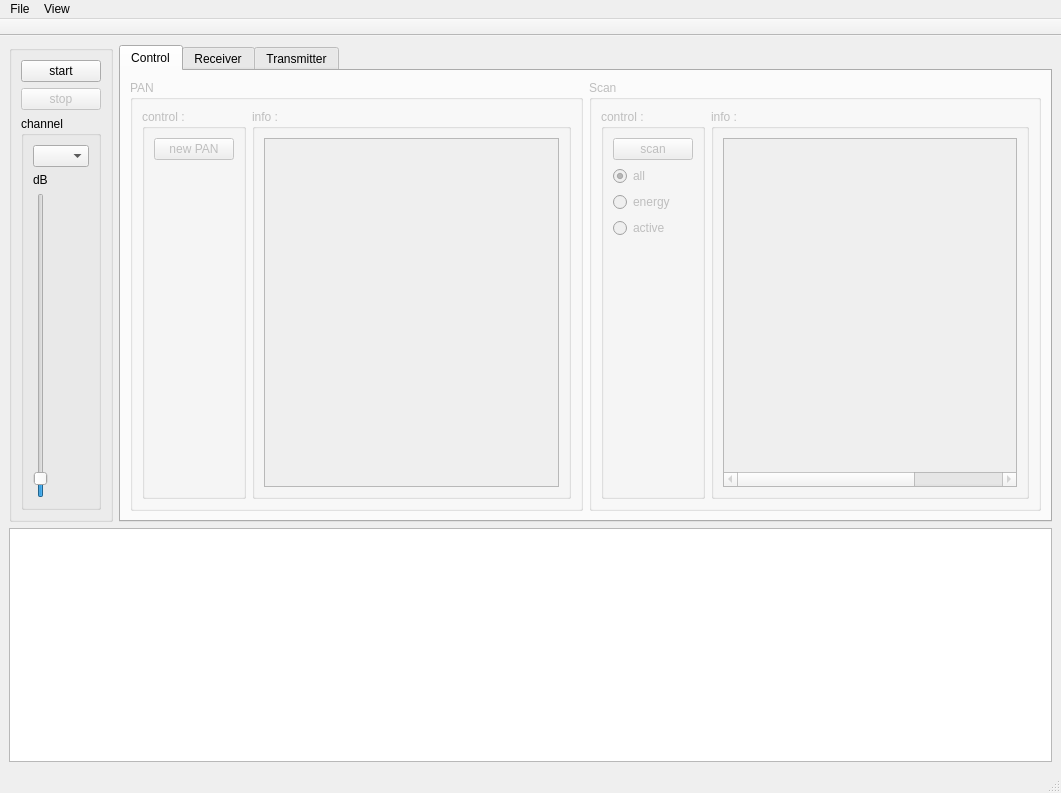
<?xml version="1.0" encoding="UTF-8"?>
<ui version="4.0">
 <class>main_window</class>
 <widget class="QMainWindow" name="main_window">
  <property name="geometry">
   <rect>
    <x>0</x>
    <y>0</y>
    <width>1061</width>
    <height>793</height>
   </rect>
  </property>
  <property name="windowTitle">
   <string>IEEE802.15.4 PHY</string>
  </property>
  <widget class="QWidget" name="centralwidget">
   <layout class="QGridLayout" name="gridLayout">
    <item row="0" column="1">
     <widget class="QTabWidget" name="tabWidget">
      <property name="enabled">
       <bool>true</bool>
      </property>
      <property name="currentIndex">
       <number>0</number>
      </property>
      <widget class="QWidget" name="tab_control">
       <attribute name="title">
        <string>Control</string>
       </attribute>
       <layout class="QGridLayout" name="gridLayout_7">
        <item row="0" column="0">
         <widget class="QGroupBox" name="groupBox_PAN">
          <property name="enabled">
           <bool>false</bool>
          </property>
          <property name="title">
           <string>PAN</string>
          </property>
          <layout class="QGridLayout" name="gridLayout_8">
           <item row="1" column="0">
            <widget class="QGroupBox" name="groupBox_PAN_control">
             <property name="maximumSize">
              <size>
               <width>128</width>
               <height>16777215</height>
              </size>
             </property>
             <property name="title">
              <string>control :</string>
             </property>
             <layout class="QGridLayout" name="gridLayout_11">
              <item row="0" column="0">
               <widget class="QPushButton" name="pushButton_start_new_pan">
                <property name="maximumSize">
                 <size>
                  <width>128</width>
                  <height>16777215</height>
                 </size>
                </property>
                <property name="text">
                 <string>new PAN</string>
                </property>
               </widget>
              </item>
              <item row="1" column="0">
               <spacer name="verticalSpacer_13">
                <property name="orientation">
                 <enum>Qt::Vertical</enum>
                </property>
                <property name="sizeHint" stdset="0">
                 <size>
                  <width>20</width>
                  <height>40</height>
                 </size>
                </property>
               </spacer>
              </item>
             </layout>
            </widget>
           </item>
           <item row="1" column="1">
            <widget class="QGroupBox" name="groupBox_PAN_info">
             <property name="title">
              <string>info :</string>
             </property>
             <layout class="QGridLayout" name="gridLayout_12">
              <item row="0" column="0">
               <widget class="QTableWidget" name="tableWidget_pan_info"/>
              </item>
             </layout>
            </widget>
           </item>
          </layout>
         </widget>
        </item>
        <item row="0" column="1">
         <widget class="QGroupBox" name="groupBox_scan">
          <property name="enabled">
           <bool>false</bool>
          </property>
          <property name="title">
           <string>Scan</string>
          </property>
          <layout class="QGridLayout" name="gridLayout_9">
           <item row="0" column="0">
            <widget class="QGroupBox" name="groupBox_scan_control">
             <property name="maximumSize">
              <size>
               <width>128</width>
               <height>16777215</height>
              </size>
             </property>
             <property name="title">
              <string>control :</string>
             </property>
             <layout class="QGridLayout" name="gridLayout_10">
              <item row="1" column="0">
               <widget class="QRadioButton" name="radioButton_scan_all">
                <property name="text">
                 <string>all</string>
                </property>
                <property name="checked">
                 <bool>true</bool>
                </property>
               </widget>
              </item>
              <item row="2" column="0">
               <widget class="QRadioButton" name="radioButton_scan_energy">
                <property name="text">
                 <string>energy</string>
                </property>
               </widget>
              </item>
              <item row="0" column="0">
               <widget class="QPushButton" name="pushButton_scan">
                <property name="maximumSize">
                 <size>
                  <width>128</width>
                  <height>16777215</height>
                 </size>
                </property>
                <property name="text">
                 <string>scan</string>
                </property>
               </widget>
              </item>
              <item row="4" column="0">
               <spacer name="verticalSpacer_14">
                <property name="orientation">
                 <enum>Qt::Vertical</enum>
                </property>
                <property name="sizeHint" stdset="0">
                 <size>
                  <width>20</width>
                  <height>40</height>
                 </size>
                </property>
               </spacer>
              </item>
              <item row="3" column="0">
               <widget class="QRadioButton" name="radioButton_scan_active">
                <property name="text">
                 <string>active</string>
                </property>
               </widget>
              </item>
             </layout>
            </widget>
           </item>
           <item row="0" column="1">
            <widget class="QGroupBox" name="groupBox_scan_info">
             <property name="sizePolicy">
              <sizepolicy hsizetype="Preferred" vsizetype="Preferred">
               <horstretch>0</horstretch>
               <verstretch>0</verstretch>
              </sizepolicy>
             </property>
             <property name="title">
              <string>info :</string>
             </property>
             <layout class="QGridLayout" name="gridLayout_scan_info" rowstretch="0">
              <item row="0" column="0">
               <widget class="QTableWidget" name="tableWidget_scan_info">
                <property name="wordWrap">
                 <bool>true</bool>
                </property>
                <property name="columnCount">
                 <number>3</number>
                </property>
                <attribute name="horizontalHeaderVisible">
                 <bool>false</bool>
                </attribute>
                <attribute name="horizontalHeaderDefaultSectionSize">
                 <number>100</number>
                </attribute>
                <attribute name="verticalHeaderVisible">
                 <bool>false</bool>
                </attribute>
                <column/>
                <column/>
                <column/>
               </widget>
              </item>
             </layout>
            </widget>
           </item>
          </layout>
         </widget>
        </item>
       </layout>
      </widget>
      <widget class="QWidget" name="tab_receiver">
       <attribute name="title">
        <string>Receiver</string>
       </attribute>
       <layout class="QGridLayout" name="gridLayout_3">
        <item row="5" column="1">
         <spacer name="verticalSpacer_7">
          <property name="orientation">
           <enum>Qt::Vertical</enum>
          </property>
          <property name="sizeHint" stdset="0">
           <size>
            <width>20</width>
            <height>34</height>
           </size>
          </property>
         </spacer>
        </item>
        <item row="11" column="6">
         <spacer name="horizontalSpacer">
          <property name="orientation">
           <enum>Qt::Horizontal</enum>
          </property>
          <property name="sizeHint" stdset="0">
           <size>
            <width>143</width>
            <height>8</height>
           </size>
          </property>
         </spacer>
        </item>
        <item row="2" column="1">
         <spacer name="verticalSpacer_5">
          <property name="orientation">
           <enum>Qt::Vertical</enum>
          </property>
          <property name="sizeHint" stdset="0">
           <size>
            <width>20</width>
            <height>35</height>
           </size>
          </property>
         </spacer>
        </item>
        <item row="5" column="9" rowspan="6" colspan="2">
         <widget class="QCustomPlot" name="plot_constelation" native="true"/>
        </item>
        <item row="0" column="9" rowspan="5" colspan="2">
         <widget class="QCustomPlot" name="plot_sfd_correlation" native="true"/>
        </item>
        <item row="9" column="1">
         <spacer name="verticalSpacer_2">
          <property name="orientation">
           <enum>Qt::Vertical</enum>
          </property>
          <property name="sizeHint" stdset="0">
           <size>
            <width>20</width>
            <height>34</height>
           </size>
          </property>
         </spacer>
        </item>
        <item row="10" column="1">
         <spacer name="verticalSpacer_11">
          <property name="orientation">
           <enum>Qt::Vertical</enum>
          </property>
          <property name="sizeHint" stdset="0">
           <size>
            <width>20</width>
            <height>35</height>
           </size>
          </property>
         </spacer>
        </item>
        <item row="3" column="1">
         <spacer name="verticalSpacer_9">
          <property name="orientation">
           <enum>Qt::Vertical</enum>
          </property>
          <property name="sizeHint" stdset="0">
           <size>
            <width>20</width>
            <height>35</height>
           </size>
          </property>
         </spacer>
        </item>
        <item row="8" column="1">
         <spacer name="verticalSpacer_4">
          <property name="orientation">
           <enum>Qt::Vertical</enum>
          </property>
          <property name="sizeHint" stdset="0">
           <size>
            <width>20</width>
            <height>35</height>
           </size>
          </property>
         </spacer>
        </item>
        <item row="11" column="10">
         <spacer name="horizontalSpacer_7">
          <property name="orientation">
           <enum>Qt::Horizontal</enum>
          </property>
          <property name="sizeHint" stdset="0">
           <size>
            <width>143</width>
            <height>8</height>
           </size>
          </property>
         </spacer>
        </item>
        <item row="11" column="8">
         <spacer name="horizontalSpacer_6">
          <property name="orientation">
           <enum>Qt::Horizontal</enum>
          </property>
          <property name="sizeHint" stdset="0">
           <size>
            <width>143</width>
            <height>8</height>
           </size>
          </property>
         </spacer>
        </item>
        <item row="11" column="2">
         <spacer name="horizontalSpacer_5">
          <property name="orientation">
           <enum>Qt::Horizontal</enum>
          </property>
          <property name="sizeHint" stdset="0">
           <size>
            <width>143</width>
            <height>8</height>
           </size>
          </property>
         </spacer>
        </item>
        <item row="5" column="2" rowspan="6" colspan="7">
         <widget class="QCustomPlot" name="plot_sfd_synchronize" native="true"/>
        </item>
        <item row="11" column="7">
         <spacer name="horizontalSpacer_2">
          <property name="orientation">
           <enum>Qt::Horizontal</enum>
          </property>
          <property name="sizeHint" stdset="0">
           <size>
            <width>143</width>
            <height>8</height>
           </size>
          </property>
         </spacer>
        </item>
        <item row="11" column="5">
         <spacer name="horizontalSpacer_19">
          <property name="orientation">
           <enum>Qt::Horizontal</enum>
          </property>
          <property name="sizeHint" stdset="0">
           <size>
            <width>143</width>
            <height>20</height>
           </size>
          </property>
         </spacer>
        </item>
        <item row="7" column="1">
         <spacer name="verticalSpacer">
          <property name="orientation">
           <enum>Qt::Vertical</enum>
          </property>
          <property name="sizeHint" stdset="0">
           <size>
            <width>20</width>
            <height>2</height>
           </size>
          </property>
         </spacer>
        </item>
        <item row="0" column="2" rowspan="5" colspan="7">
         <widget class="QCustomPlot" name="plot_preamble_correlaion" native="true"/>
        </item>
        <item row="6" column="1">
         <spacer name="verticalSpacer_6">
          <property name="orientation">
           <enum>Qt::Vertical</enum>
          </property>
          <property name="sizeHint" stdset="0">
           <size>
            <width>20</width>
            <height>35</height>
           </size>
          </property>
         </spacer>
        </item>
        <item row="11" column="9">
         <spacer name="horizontalSpacer_3">
          <property name="orientation">
           <enum>Qt::Horizontal</enum>
          </property>
          <property name="sizeHint" stdset="0">
           <size>
            <width>143</width>
            <height>8</height>
           </size>
          </property>
         </spacer>
        </item>
        <item row="4" column="1">
         <spacer name="verticalSpacer_8">
          <property name="orientation">
           <enum>Qt::Vertical</enum>
          </property>
          <property name="sizeHint" stdset="0">
           <size>
            <width>20</width>
            <height>35</height>
           </size>
          </property>
         </spacer>
        </item>
        <item row="11" column="4">
         <spacer name="horizontalSpacer_20">
          <property name="orientation">
           <enum>Qt::Horizontal</enum>
          </property>
          <property name="sizeHint" stdset="0">
           <size>
            <width>143</width>
            <height>20</height>
           </size>
          </property>
         </spacer>
        </item>
        <item row="0" column="1">
         <spacer name="verticalSpacer_3">
          <property name="orientation">
           <enum>Qt::Vertical</enum>
          </property>
          <property name="sizeHint" stdset="0">
           <size>
            <width>20</width>
            <height>35</height>
           </size>
          </property>
         </spacer>
        </item>
        <item row="1" column="1">
         <spacer name="verticalSpacer_10">
          <property name="orientation">
           <enum>Qt::Vertical</enum>
          </property>
          <property name="sizeHint" stdset="0">
           <size>
            <width>20</width>
            <height>34</height>
           </size>
          </property>
         </spacer>
        </item>
        <item row="11" column="3">
         <spacer name="horizontalSpacer_21">
          <property name="orientation">
           <enum>Qt::Horizontal</enum>
          </property>
          <property name="sizeHint" stdset="0">
           <size>
            <width>143</width>
            <height>20</height>
           </size>
          </property>
         </spacer>
        </item>
       </layout>
      </widget>
      <widget class="QWidget" name="tab_transmitter">
       <property name="enabled">
        <bool>false</bool>
       </property>
       <attribute name="title">
        <string>Transmitter</string>
       </attribute>
       <layout class="QGridLayout" name="gridLayout_4">
        <item row="5" column="11">
         <spacer name="horizontalSpacer_8">
          <property name="orientation">
           <enum>Qt::Horizontal</enum>
          </property>
          <property name="sizeHint" stdset="0">
           <size>
            <width>40</width>
            <height>4</height>
           </size>
          </property>
         </spacer>
        </item>
        <item row="5" column="2">
         <spacer name="horizontalSpacer_16">
          <property name="orientation">
           <enum>Qt::Horizontal</enum>
          </property>
          <property name="sizeHint" stdset="0">
           <size>
            <width>40</width>
            <height>4</height>
           </size>
          </property>
         </spacer>
        </item>
        <item row="2" column="0">
         <widget class="QPushButton" name="pushButton_shr">
          <property name="enabled">
           <bool>false</bool>
          </property>
          <property name="text">
           <string>SHR</string>
          </property>
         </widget>
        </item>
        <item row="4" column="0">
         <spacer name="verticalSpacer_12">
          <property name="orientation">
           <enum>Qt::Vertical</enum>
          </property>
          <property name="sizeHint" stdset="0">
           <size>
            <width>4</width>
            <height>4</height>
           </size>
          </property>
         </spacer>
        </item>
        <item row="5" column="1">
         <spacer name="horizontalSpacer_17">
          <property name="orientation">
           <enum>Qt::Horizontal</enum>
          </property>
          <property name="sizeHint" stdset="0">
           <size>
            <width>40</width>
            <height>4</height>
           </size>
          </property>
         </spacer>
        </item>
        <item row="5" column="6">
         <spacer name="horizontalSpacer_12">
          <property name="orientation">
           <enum>Qt::Horizontal</enum>
          </property>
          <property name="sizeHint" stdset="0">
           <size>
            <width>40</width>
            <height>4</height>
           </size>
          </property>
         </spacer>
        </item>
        <item row="5" column="10">
         <spacer name="horizontalSpacer_4">
          <property name="orientation">
           <enum>Qt::Horizontal</enum>
          </property>
          <property name="sizeHint" stdset="0">
           <size>
            <width>40</width>
            <height>4</height>
           </size>
          </property>
         </spacer>
        </item>
        <item row="5" column="9">
         <spacer name="horizontalSpacer_9">
          <property name="orientation">
           <enum>Qt::Horizontal</enum>
          </property>
          <property name="sizeHint" stdset="0">
           <size>
            <width>40</width>
            <height>4</height>
           </size>
          </property>
         </spacer>
        </item>
        <item row="5" column="5">
         <spacer name="horizontalSpacer_13">
          <property name="orientation">
           <enum>Qt::Horizontal</enum>
          </property>
          <property name="sizeHint" stdset="0">
           <size>
            <width>40</width>
            <height>4</height>
           </size>
          </property>
         </spacer>
        </item>
        <item row="5" column="3">
         <spacer name="horizontalSpacer_15">
          <property name="orientation">
           <enum>Qt::Horizontal</enum>
          </property>
          <property name="sizeHint" stdset="0">
           <size>
            <width>40</width>
            <height>4</height>
           </size>
          </property>
         </spacer>
        </item>
        <item row="5" column="0">
         <spacer name="horizontalSpacer_18">
          <property name="orientation">
           <enum>Qt::Horizontal</enum>
          </property>
          <property name="sizeHint" stdset="0">
           <size>
            <width>40</width>
            <height>4</height>
           </size>
          </property>
         </spacer>
        </item>
        <item row="5" column="4">
         <spacer name="horizontalSpacer_14">
          <property name="orientation">
           <enum>Qt::Horizontal</enum>
          </property>
          <property name="sizeHint" stdset="0">
           <size>
            <width>40</width>
            <height>4</height>
           </size>
          </property>
         </spacer>
        </item>
        <item row="5" column="8">
         <spacer name="horizontalSpacer_10">
          <property name="orientation">
           <enum>Qt::Horizontal</enum>
          </property>
          <property name="sizeHint" stdset="0">
           <size>
            <width>40</width>
            <height>4</height>
           </size>
          </property>
         </spacer>
        </item>
        <item row="5" column="7">
         <spacer name="horizontalSpacer_11">
          <property name="orientation">
           <enum>Qt::Horizontal</enum>
          </property>
          <property name="sizeHint" stdset="0">
           <size>
            <width>40</width>
            <height>4</height>
           </size>
          </property>
         </spacer>
        </item>
        <item row="3" column="0">
         <widget class="QPushButton" name="pushButton_test">
          <property name="enabled">
           <bool>false</bool>
          </property>
          <property name="text">
           <string>Test</string>
          </property>
         </widget>
        </item>
        <item row="0" column="0">
         <widget class="QGroupBox" name="groupBox">
          <property name="enabled">
           <bool>false</bool>
          </property>
          <property name="maximumSize">
           <size>
            <width>80</width>
            <height>16777215</height>
           </size>
          </property>
          <property name="title">
           <string>channel</string>
          </property>
          <layout class="QGridLayout" name="gridLayout_5">
           <item row="0" column="0">
            <widget class="QComboBox" name="comboBox_tx_channel"/>
           </item>
          </layout>
         </widget>
        </item>
        <item row="0" column="1" rowspan="5" colspan="11">
         <widget class="QCustomPlot" name="plot_trnsmitter" native="true">
          <property name="enabled">
           <bool>false</bool>
          </property>
         </widget>
        </item>
       </layout>
      </widget>
     </widget>
    </item>
    <item row="0" column="0">
     <widget class="QGroupBox" name="groupBox_2">
      <property name="title">
       <string/>
      </property>
      <layout class="QGridLayout" name="gridLayout_6">
       <item row="0" column="0">
        <widget class="QPushButton" name="pushButton_start">
         <property name="maximumSize">
          <size>
           <width>80</width>
           <height>16777215</height>
          </size>
         </property>
         <property name="text">
          <string>start</string>
         </property>
        </widget>
       </item>
       <item row="1" column="0">
        <widget class="QPushButton" name="pushButton_stop">
         <property name="enabled">
          <bool>false</bool>
         </property>
         <property name="maximumSize">
          <size>
           <width>80</width>
           <height>16777215</height>
          </size>
         </property>
         <property name="text">
          <string>stop</string>
         </property>
        </widget>
       </item>
       <item row="2" column="0">
        <widget class="QGroupBox" name="groupBox_channel">
         <property name="maximumSize">
          <size>
           <width>80</width>
           <height>16777215</height>
          </size>
         </property>
         <property name="title">
          <string>channel</string>
         </property>
         <layout class="QGridLayout" name="gridLayout_2">
          <item row="1" column="0">
           <widget class="QLabel" name="label_gain_db">
            <property name="maximumSize">
             <size>
              <width>80</width>
              <height>16777215</height>
             </size>
            </property>
            <property name="text">
             <string>dB</string>
            </property>
           </widget>
          </item>
          <item row="2" column="0">
           <widget class="QSlider" name="verticalSlider">
            <property name="minimum">
             <number>-3</number>
            </property>
            <property name="maximum">
             <number>71</number>
            </property>
            <property name="orientation">
             <enum>Qt::Vertical</enum>
            </property>
           </widget>
          </item>
          <item row="0" column="0">
           <widget class="QComboBox" name="comboBox_channel"/>
          </item>
         </layout>
        </widget>
       </item>
      </layout>
     </widget>
    </item>
    <item row="1" column="0" colspan="2">
     <widget class="QTextBrowser" name="textBrowser_capture">
      <property name="maximumSize">
       <size>
        <width>16777215</width>
        <height>248</height>
       </size>
      </property>
      <property name="font">
       <font>
        <family>Liberation Mono</family>
       </font>
      </property>
      <property name="documentTitle">
       <string>MAC protocol data</string>
      </property>
     </widget>
    </item>
   </layout>
  </widget>
  <widget class="QMenuBar" name="menubar">
   <property name="geometry">
    <rect>
     <x>0</x>
     <y>0</y>
     <width>1061</width>
     <height>28</height>
    </rect>
   </property>
   <widget class="QMenu" name="menuFile">
    <property name="title">
     <string>File</string>
    </property>
    <widget class="QMenu" name="menuOpen_device">
     <property name="title">
      <string>Open device</string>
     </property>
    </widget>
    <addaction name="separator"/>
    <addaction name="menuOpen_device"/>
    <addaction name="actionAdvanced_device_settings"/>
    <addaction name="actionExit"/>
   </widget>
   <widget class="QMenu" name="menuView">
    <property name="title">
     <string>View</string>
    </property>
    <addaction name="actionDetach_the_Receiver_tab_to_the_window"/>
   </widget>
   <addaction name="menuFile"/>
   <addaction name="menuView"/>
  </widget>
  <widget class="QStatusBar" name="statusbar"/>
  <widget class="QToolBar" name="toolBar">
   <property name="enabled">
    <bool>false</bool>
   </property>
   <property name="windowTitle">
    <string>toolBar</string>
   </property>
   <property name="movable">
    <bool>false</bool>
   </property>
   <property name="floatable">
    <bool>false</bool>
   </property>
   <attribute name="toolBarArea">
    <enum>TopToolBarArea</enum>
   </attribute>
   <attribute name="toolBarBreak">
    <bool>false</bool>
   </attribute>
  </widget>
  <action name="actionAdvanced_device_settings">
   <property name="enabled">
    <bool>false</bool>
   </property>
   <property name="text">
    <string>Advanced device settings</string>
   </property>
  </action>
  <action name="actionExit">
   <property name="text">
    <string>Exit</string>
   </property>
  </action>
  <action name="actionDetach_the_Receiver_tab_to_the_window">
   <property name="text">
    <string>Detach the Receiver tab to the window</string>
   </property>
  </action>
 </widget>
 <customwidgets>
  <customwidget>
   <class>QCustomPlot</class>
   <extends>QWidget</extends>
   <header location="global">plot/qcustomplot.h</header>
   <container>1</container>
  </customwidget>
 </customwidgets>
 <resources/>
 <connections/>
</ui>
